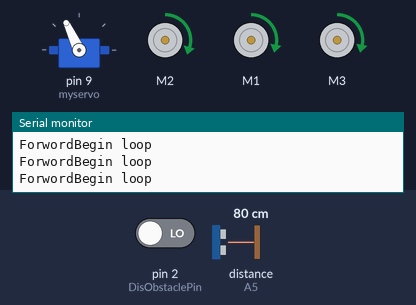
Simulated run of this sketch. Board: Arduino Uno, built with avr-gcc and run on an emulated ATmega328P. On the bench: servo, 3 × DC motor (green arrow = forward, orange = backward, longer = faster), the last lines printed to the serial monitor. The test bench sets the inputs (shaded band); at power-on: distance to the obstacle (sensor on A5) 80 cm, pin 2 (DisObstaclePin) LOW. The echo pulse lasts 58.3 µs per cm.

Above: at 2.6 s.
2.7 s: distance to the obstacle (sensor on A5) set to 28 cm
5.7 s: distance to the obstacle (sensor on A5) set to 23 cm
At 6.6 s:
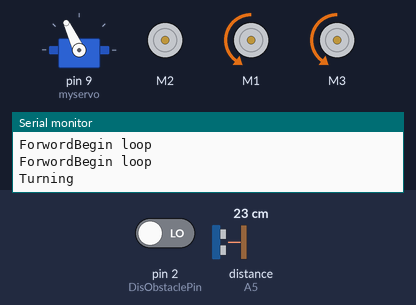
8.7 s: distance to the obstacle (sensor on A5) set to 35 cm
At 10.8 s:
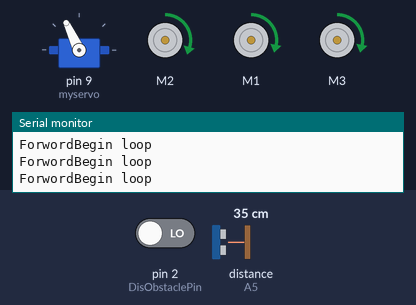
11.1 s: distance to the obstacle (sensor on A5) set to 2 cm
At 13.1 s:
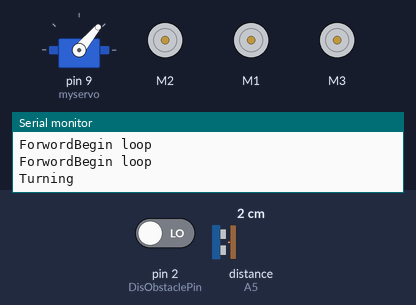
14.1 s: distance to the obstacle (sensor on A5) set to 60 cm
At 14.81 s:
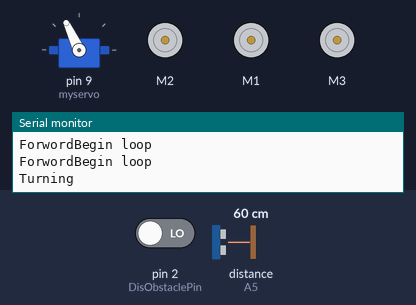
Timing chart, 0 to 17.1 s (numbered marks = the images above; inputs shaded):
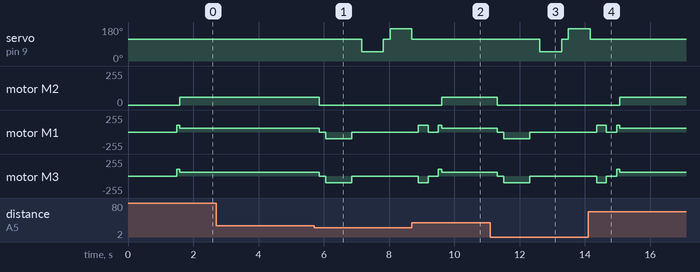

The sketch:

ArduinoRobot.ino
```cpp
#include <AFMotor.h>
#include <NewPing.h>
#include <Servo.h>

#define TRIG_PIN A4
#define ECHO_PIN A5
#define MAX_DISTANCE 200
#define MAX_SPEED 75 // sets speed of DC  motors


NewPing sonar(TRIG_PIN, ECHO_PIN, MAX_DISTANCE);

AF_DCMotor motor1(1, MOTOR12_1KHZ);
AF_DCMotor motor2(3, MOTOR12_1KHZ);
AF_DCMotor motor3(2, MOTOR12_1KHZ);

Servo myservo;

boolean goesForward=false;
int distance = 100;
int speedSet = 0;

int DisObstaclePin = 2; // This is our input pin
int DisObstacle = HIGH; // HIGH MEANS NO OBSTACLE


void setup() {


  Serial.begin(9600);

  pinMode(DisObstaclePin, INPUT);
  myservo.attach(9);
  myservo.write(115);
  delay(1000);

  distance = readPing();
  delay(100);
  distance = readPing();
  delay(100);
  DisObstacle = digitalRead(DisObstaclePin);
  delay(100);
  //
  motor3.setSpeed(60);
}

void loop() {

 Serial.println("Begin loop");
 int distanceR = 0;
 int distanceL =  0;


 delay(40);

 if(distance<=25 || DisObstacle == HIGH)
 {
  Serial.print("Turning");
  moveStop();
  delay(100);
  moveBackward();
  delay(300);
  moveStop();
  delay(200);
  distanceR = lookRight();
  delay(200);
  distanceL = lookLeft();
  delay(200);

  if(distanceR>=distanceL)
  {
    turnRight();
    moveStop();
  }else
  {
    turnLeft();
    moveStop();
  }
 }else
 {
  moveForward();
  motor3.run(FORWARD);
  Serial.print("Forword");
 }
 distance = readPing();
 delay(50);
 DisObstacle = digitalRead(DisObstaclePin);
 delay(50);
}

int lookRight()
{
    myservo.write(50);
    delay(500);
    int distance = readPing();
    delay(100);
    myservo.write(115);
    return distance;
}

int lookLeft()
{
    myservo.write(170);
    delay(500);
    int distance = readPing();
    delay(100);
    myservo.write(115);
    return distance;
    delay(100);
}

int readPing() {
  delay(70);
  int cm = sonar.ping_cm();
  if(cm==0)
  {
    cm = 250;
  }
  return cm;
}

void moveStop() {
  motor1.run(RELEASE);
  motor2.run(RELEASE);
  motor3.run(RELEASE);
  delay(100);
  }

void moveForward() {

 if(!goesForward)
  {
    goesForward=true;
    motor1.run(FORWARD);
    motor2.run(FORWARD);

    motor1.setSpeed(100); //set the speed of the motors, between 0-255
    motor2.setSpeed(100);
    delay(100);
    motor1.setSpeed(55); //set the speed of the motors, between 0-255
    motor2.setSpeed(55);
  }
}

void moveBackward() {
    goesForward=false;
    motor1.run(BACKWARD);
    motor2.run(BACKWARD);

    motor1.setSpeed(100); //set the speed of the motors, between 0-255
    motor2.setSpeed(100);
    delay(500);
}

void turnRight() {
  motor1.run(FORWARD);
  motor2.run(BACKWARD);
  delay(300);
  motor1.run(FORWARD);
  motor2.run(FORWARD);
}

void turnLeft() {
  motor1.run(BACKWARD);
  motor2.run(FORWARD);
  delay(300);
  motor1.run(FORWARD);
  motor2.run(FORWARD);
}
```

Measured:
- the behaviour switches between 26 and 25 cm on distance to the obstacle (sensor on A5) (found by bisection; images 0 and 1)
- after the input at 5.7 s, servo on pin 9 (myservo): 115° → 50° after 1.5 s, → 115° 0.67 s later, → 170° 0.20 s later; motor M2: forward 60/255 → stopped after 0.16 s; motor M1, motor M3: forward 55/255 → stopped after 0.16 s, → backward 100/255 0.20 s later, → stopped 0.80 s later
- after the input at 8.7 s, motor M2: stopped → forward 60/255 after 0.92 s
- after the input at 11.1 s, servo on pin 9 (myservo): 115° → 50° after 1.5 s, → 115° 0.67 s later, → 170° 0.20 s later; motor M2: forward 60/255 → stopped after 0.22 s; motor M1, motor M3: forward 55/255 → stopped after 0.22 s, → backward 100/255 0.20 s later, → stopped 0.80 s later
- after the input at 14.1 s, servo on pin 9 (myservo): goes on until 14.2 s, then stays 115°; motor M2: stopped → forward 60/255 after 0.97 s
